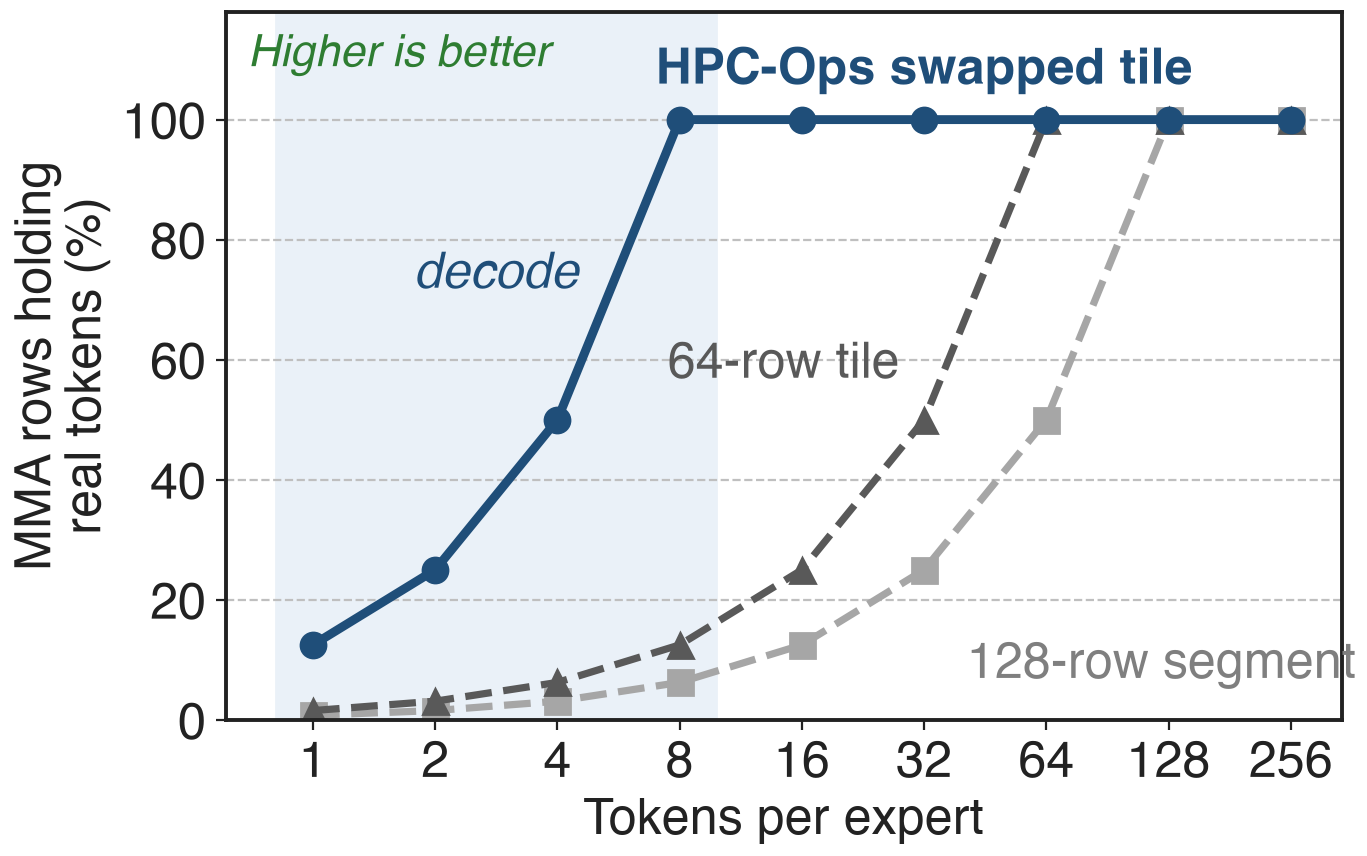

This chart was generated by the following Python code:
"""Analytic: share of MMA rows that hold real tokens vs tokens per expert (uniform groups).

HPC-Ops token tile from src/group_gemm/sm90/group_gemm_pertensor_fp8.cu (group_gemm_fp8_async):
  avg <= 8 -> 8, <= 16 -> 16, <= 32 -> 32, <= 48 -> 48, <= 64 -> 64, <= 96 -> 48, <= 128 -> 32, <= 144 -> 48, else 64.
Token-major baselines: 64-row tile (DeepGEMM SM90 masked layout, smallest BLOCK_M candidate) and 128-row segments
(DeepGEMM contiguous layout, default M alignment 128) -- csrc/jit_kernels/heuristics/{sm90,runtime}.hpp.
utilization(t, tile) = t / (ceil(t / tile) * tile).
"""
import math, sys, pathlib
sys.path.insert(0, str(pathlib.Path(__file__).resolve().parents[3] / "scripts"))
import slidechart as sc


def hpc_tile(avg):
    for lim, tile in ((8, 8), (16, 16), (32, 32), (48, 48), (64, 64), (96, 48), (128, 32), (144, 48)):
        if avg <= lim:
            return tile
    return 64


def util(t, tile):
    return 100.0 * t / (math.ceil(t / tile) * tile)


T = [1, 2, 4, 8, 16, 32, 64, 128, 256]
series = [
    ("128-row segment", [util(t, 128) for t in T], sc.GRAYS[1], "s", "--"),
    ("64-row tile", [util(t, 64) for t in T], sc.GRAYS[3], "^", "--"),
    ("HPC-Ops swapped tile", [util(t, hpc_tile(t)) for t in T], sc.ACCENT, "o", "-"),
]
for name, v, *_ in series:
    print(name, [round(x, 1) for x in v])

sc.setup()
fig, ax = sc.figure("right")
for name, v, c, m, ls in series:
    ax.plot(range(len(T)), v, color=c, marker=m, linestyle=ls, label=name, lw=3.2 if c == sc.ACCENT else 2.6)
ax.set_xticks(range(len(T)))
ax.set_xticklabels([str(t) for t in T])
ax.set_xlabel("Tokens per expert")
ax.set_ylabel("MMA rows holding\nreal tokens (%)")
ax.set_ylim(0, 118)
ax.axvspan(-0.3, 3.3, color="#EAF1F8", zorder=0)
ax.text(1.5, 72, "decode", ha="center", fontsize=18, color=sc.ACCENT, fontstyle="italic")
ax.text(5.0, 106, "HPC-Ops swapped tile", ha="center", fontsize=18, fontweight="bold", color=sc.ACCENT)
ax.text(4.8, 57, "64-row tile", ha="right", fontsize=18, color=sc.GRAYS[3])
ax.text(5.35, 7, "128-row segment", ha="left", fontsize=18, color=sc.GRAYS[2])
sc.better(ax, "Higher is better", where="upper left")
sc.save(fig, __file__)
